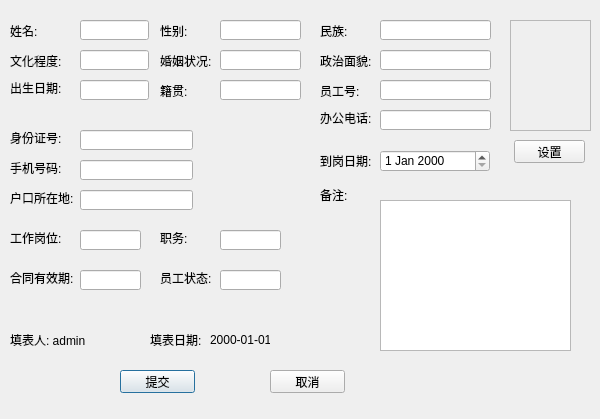
<?xml version="1.0" encoding="UTF-8"?>
<ui version="4.0">
 <class>managesAdd</class>
 <widget class="QDialog" name="managesAdd">
  <property name="geometry">
   <rect>
    <x>0</x>
    <y>0</y>
    <width>600</width>
    <height>419</height>
   </rect>
  </property>
  <property name="windowTitle">
   <string>Dialog</string>
  </property>
  <property name="styleSheet">
   <string notr="true"/>
  </property>
  <widget class="QLabel" name="label_5">
   <property name="geometry">
    <rect>
     <x>10</x>
     <y>160</y>
     <width>61</width>
     <height>16</height>
    </rect>
   </property>
   <property name="text">
    <string>手机号码:</string>
   </property>
  </widget>
  <widget class="QLabel" name="label_7">
   <property name="geometry">
    <rect>
     <x>10</x>
     <y>190</y>
     <width>71</width>
     <height>16</height>
    </rect>
   </property>
   <property name="text">
    <string>户口所在地:</string>
   </property>
  </widget>
  <widget class="QLabel" name="label_8">
   <property name="geometry">
    <rect>
     <x>10</x>
     <y>130</y>
     <width>61</width>
     <height>16</height>
    </rect>
   </property>
   <property name="text">
    <string>身份证号:</string>
   </property>
  </widget>
  <widget class="QLabel" name="label_10">
   <property name="geometry">
    <rect>
     <x>10</x>
     <y>230</y>
     <width>71</width>
     <height>16</height>
    </rect>
   </property>
   <property name="text">
    <string>工作岗位:</string>
   </property>
  </widget>
  <widget class="QLabel" name="label_11">
   <property name="geometry">
    <rect>
     <x>160</x>
     <y>230</y>
     <width>31</width>
     <height>16</height>
    </rect>
   </property>
   <property name="text">
    <string>职务:</string>
   </property>
  </widget>
  <widget class="QLabel" name="label_12">
   <property name="geometry">
    <rect>
     <x>10</x>
     <y>270</y>
     <width>71</width>
     <height>16</height>
    </rect>
   </property>
   <property name="text">
    <string>合同有效期:</string>
   </property>
  </widget>
  <widget class="QLabel" name="label_13">
   <property name="geometry">
    <rect>
     <x>160</x>
     <y>270</y>
     <width>51</width>
     <height>16</height>
    </rect>
   </property>
   <property name="text">
    <string>员工状态:</string>
   </property>
  </widget>
  <widget class="QLineEdit" name="WorkTelEdit">
   <property name="geometry">
    <rect>
     <x>380</x>
     <y>110</y>
     <width>111</width>
     <height>20</height>
    </rect>
   </property>
  </widget>
  <widget class="QTextEdit" name="OtherEdit">
   <property name="geometry">
    <rect>
     <x>380</x>
     <y>200</y>
     <width>191</width>
     <height>151</height>
    </rect>
   </property>
  </widget>
  <widget class="QScrollArea" name="scrollArea">
   <property name="geometry">
    <rect>
     <x>510</x>
     <y>20</y>
     <width>81</width>
     <height>111</height>
    </rect>
   </property>
   <property name="widgetResizable">
    <bool>true</bool>
   </property>
   <widget class="QWidget" name="scrollAreaWidgetContents">
    <property name="geometry">
     <rect>
      <x>0</x>
      <y>0</y>
      <width>79</width>
      <height>109</height>
     </rect>
    </property>
    <widget class="QLabel" name="photolabel">
     <property name="geometry">
      <rect>
       <x>0</x>
       <y>0</y>
       <width>81</width>
       <height>111</height>
      </rect>
     </property>
     <property name="text">
      <string/>
     </property>
    </widget>
   </widget>
  </widget>
  <widget class="QLineEdit" name="PlaceEdit">
   <property name="geometry">
    <rect>
     <x>80</x>
     <y>190</y>
     <width>113</width>
     <height>20</height>
    </rect>
   </property>
  </widget>
  <widget class="QLineEdit" name="TelEdit">
   <property name="geometry">
    <rect>
     <x>80</x>
     <y>160</y>
     <width>113</width>
     <height>20</height>
    </rect>
   </property>
  </widget>
  <widget class="QLineEdit" name="PersonNumberEdit">
   <property name="geometry">
    <rect>
     <x>80</x>
     <y>130</y>
     <width>113</width>
     <height>20</height>
    </rect>
   </property>
  </widget>
  <widget class="QLineEdit" name="SituationEdit">
   <property name="geometry">
    <rect>
     <x>80</x>
     <y>230</y>
     <width>61</width>
     <height>20</height>
    </rect>
   </property>
  </widget>
  <widget class="QLineEdit" name="PostEdit">
   <property name="geometry">
    <rect>
     <x>220</x>
     <y>230</y>
     <width>61</width>
     <height>20</height>
    </rect>
   </property>
  </widget>
  <widget class="QLineEdit" name="StateEdit">
   <property name="geometry">
    <rect>
     <x>220</x>
     <y>270</y>
     <width>61</width>
     <height>20</height>
    </rect>
   </property>
  </widget>
  <widget class="QLineEdit" name="PeriodEdit">
   <property name="geometry">
    <rect>
     <x>80</x>
     <y>270</y>
     <width>61</width>
     <height>20</height>
    </rect>
   </property>
  </widget>
  <widget class="QPushButton" name="SubmitButton">
   <property name="geometry">
    <rect>
     <x>120</x>
     <y>370</y>
     <width>75</width>
     <height>23</height>
    </rect>
   </property>
   <property name="text">
    <string>提交</string>
   </property>
  </widget>
  <widget class="QPushButton" name="CancelButton">
   <property name="geometry">
    <rect>
     <x>270</x>
     <y>370</y>
     <width>75</width>
     <height>23</height>
    </rect>
   </property>
   <property name="text">
    <string>取消</string>
   </property>
  </widget>
  <widget class="QLineEdit" name="WorkNumEdit">
   <property name="geometry">
    <rect>
     <x>380</x>
     <y>80</y>
     <width>111</width>
     <height>20</height>
    </rect>
   </property>
  </widget>
  <widget class="QLineEdit" name="BackgroundEdit">
   <property name="geometry">
    <rect>
     <x>380</x>
     <y>50</y>
     <width>111</width>
     <height>20</height>
    </rect>
   </property>
  </widget>
  <widget class="QLineEdit" name="NationEdit">
   <property name="geometry">
    <rect>
     <x>380</x>
     <y>20</y>
     <width>111</width>
     <height>20</height>
    </rect>
   </property>
  </widget>
  <widget class="QPushButton" name="DesignButton">
   <property name="geometry">
    <rect>
     <x>514</x>
     <y>140</y>
     <width>71</width>
     <height>23</height>
    </rect>
   </property>
   <property name="text">
    <string>设置</string>
   </property>
  </widget>
  <widget class="QDateEdit" name="ReachEdit">
   <property name="geometry">
    <rect>
     <x>380</x>
     <y>150</y>
     <width>110</width>
     <height>22</height>
    </rect>
   </property>
  </widget>
  <widget class="QLabel" name="label_23">
   <property name="geometry">
    <rect>
     <x>-7</x>
     <y>0</y>
     <width>611</width>
     <height>421</height>
    </rect>
   </property>
   <property name="styleSheet">
    <string notr="true">border-image: url(:/image/background_meitu_2.png);</string>
   </property>
   <property name="text">
    <string/>
   </property>
  </widget>
  <widget class="QLabel" name="label_6">
   <property name="geometry">
    <rect>
     <x>10</x>
     <y>50</y>
     <width>54</width>
     <height>22</height>
    </rect>
   </property>
   <property name="text">
    <string>文化程度:</string>
   </property>
  </widget>
  <widget class="QLabel" name="label_3">
   <property name="geometry">
    <rect>
     <x>10</x>
     <y>70</y>
     <width>54</width>
     <height>36</height>
    </rect>
   </property>
   <property name="text">
    <string>出生日期:</string>
   </property>
  </widget>
  <widget class="QLabel" name="label">
   <property name="geometry">
    <rect>
     <x>10</x>
     <y>20</y>
     <width>54</width>
     <height>21</height>
    </rect>
   </property>
   <property name="text">
    <string>姓名:</string>
   </property>
  </widget>
  <widget class="QLineEdit" name="CultureEdit">
   <property name="geometry">
    <rect>
     <x>80</x>
     <y>80</y>
     <width>69</width>
     <height>20</height>
    </rect>
   </property>
  </widget>
  <widget class="QLineEdit" name="BrithdayEdit">
   <property name="geometry">
    <rect>
     <x>80</x>
     <y>50</y>
     <width>69</width>
     <height>20</height>
    </rect>
   </property>
  </widget>
  <widget class="QLineEdit" name="NameEdit">
   <property name="geometry">
    <rect>
     <x>80</x>
     <y>20</y>
     <width>69</width>
     <height>20</height>
    </rect>
   </property>
  </widget>
  <widget class="QLabel" name="label_9">
   <property name="geometry">
    <rect>
     <x>160</x>
     <y>80</y>
     <width>31</width>
     <height>22</height>
    </rect>
   </property>
   <property name="text">
    <string>籍贯:</string>
   </property>
  </widget>
  <widget class="QLabel" name="label_4">
   <property name="geometry">
    <rect>
     <x>160</x>
     <y>50</y>
     <width>54</width>
     <height>21</height>
    </rect>
   </property>
   <property name="text">
    <string>婚姻状况:</string>
   </property>
  </widget>
  <widget class="QLabel" name="label_2">
   <property name="geometry">
    <rect>
     <x>160</x>
     <y>20</y>
     <width>31</width>
     <height>21</height>
    </rect>
   </property>
   <property name="text">
    <string>性别:</string>
   </property>
  </widget>
  <widget class="QLineEdit" name="WhereEdit">
   <property name="geometry">
    <rect>
     <x>220</x>
     <y>80</y>
     <width>81</width>
     <height>20</height>
    </rect>
   </property>
  </widget>
  <widget class="QLineEdit" name="MerryEdit">
   <property name="geometry">
    <rect>
     <x>220</x>
     <y>50</y>
     <width>81</width>
     <height>20</height>
    </rect>
   </property>
  </widget>
  <widget class="QLineEdit" name="SexEdit">
   <property name="geometry">
    <rect>
     <x>220</x>
     <y>20</y>
     <width>81</width>
     <height>20</height>
    </rect>
   </property>
  </widget>
  <widget class="QLabel" name="label_22">
   <property name="geometry">
    <rect>
     <x>210</x>
     <y>330</y>
     <width>60</width>
     <height>20</height>
    </rect>
   </property>
   <property name="text">
    <string>2000-01-01</string>
   </property>
  </widget>
  <widget class="QLabel" name="label_14">
   <property name="geometry">
    <rect>
     <x>150</x>
     <y>330</y>
     <width>54</width>
     <height>20</height>
    </rect>
   </property>
   <property name="text">
    <string>填表日期:</string>
   </property>
  </widget>
  <widget class="QLabel" name="label_15">
   <property name="geometry">
    <rect>
     <x>10</x>
     <y>330</y>
     <width>91</width>
     <height>20</height>
    </rect>
   </property>
   <property name="text">
    <string>填表人: admin</string>
   </property>
  </widget>
  <widget class="QLabel" name="label_21">
   <property name="geometry">
    <rect>
     <x>320</x>
     <y>180</y>
     <width>41</width>
     <height>30</height>
    </rect>
   </property>
   <property name="text">
    <string>备注:</string>
   </property>
  </widget>
  <widget class="QLabel" name="label_20">
   <property name="geometry">
    <rect>
     <x>320</x>
     <y>150</y>
     <width>61</width>
     <height>21</height>
    </rect>
   </property>
   <property name="text">
    <string>到岗日期:</string>
   </property>
  </widget>
  <widget class="QLabel" name="label_19">
   <property name="geometry">
    <rect>
     <x>320</x>
     <y>110</y>
     <width>61</width>
     <height>16</height>
    </rect>
   </property>
   <property name="text">
    <string>办公电话:</string>
   </property>
  </widget>
  <widget class="QLabel" name="label_18">
   <property name="geometry">
    <rect>
     <x>320</x>
     <y>80</y>
     <width>41</width>
     <height>21</height>
    </rect>
   </property>
   <property name="text">
    <string>员工号:</string>
   </property>
  </widget>
  <widget class="QLabel" name="label_17">
   <property name="geometry">
    <rect>
     <x>320</x>
     <y>50</y>
     <width>51</width>
     <height>21</height>
    </rect>
   </property>
   <property name="text">
    <string>政治面貌:</string>
   </property>
  </widget>
  <widget class="QLabel" name="label_16">
   <property name="geometry">
    <rect>
     <x>320</x>
     <y>20</y>
     <width>31</width>
     <height>21</height>
    </rect>
   </property>
   <property name="text">
    <string>民族:</string>
   </property>
  </widget>
  <zorder>label_23</zorder>
  <zorder>label_5</zorder>
  <zorder>label_7</zorder>
  <zorder>label_8</zorder>
  <zorder>label_10</zorder>
  <zorder>label_11</zorder>
  <zorder>label_12</zorder>
  <zorder>label_13</zorder>
  <zorder>WorkTelEdit</zorder>
  <zorder>OtherEdit</zorder>
  <zorder>scrollArea</zorder>
  <zorder>PlaceEdit</zorder>
  <zorder>TelEdit</zorder>
  <zorder>PersonNumberEdit</zorder>
  <zorder>SituationEdit</zorder>
  <zorder>PostEdit</zorder>
  <zorder>StateEdit</zorder>
  <zorder>PeriodEdit</zorder>
  <zorder>SubmitButton</zorder>
  <zorder>CancelButton</zorder>
  <zorder>WorkNumEdit</zorder>
  <zorder>BackgroundEdit</zorder>
  <zorder>NationEdit</zorder>
  <zorder>DesignButton</zorder>
  <zorder>ReachEdit</zorder>
  <zorder>label_6</zorder>
  <zorder>label_3</zorder>
  <zorder>label</zorder>
  <zorder>CultureEdit</zorder>
  <zorder>BrithdayEdit</zorder>
  <zorder>NameEdit</zorder>
  <zorder>label_9</zorder>
  <zorder>label_4</zorder>
  <zorder>label_2</zorder>
  <zorder>WhereEdit</zorder>
  <zorder>MerryEdit</zorder>
  <zorder>SexEdit</zorder>
  <zorder>label_22</zorder>
  <zorder>label_14</zorder>
  <zorder>horizontalSpacer</zorder>
  <zorder>label_15</zorder>
  <zorder>label_21</zorder>
  <zorder>label_20</zorder>
  <zorder>label_19</zorder>
  <zorder>label_18</zorder>
  <zorder>label_17</zorder>
  <zorder>label_16</zorder>
 </widget>
 <resources/>
 <connections/>
</ui>
